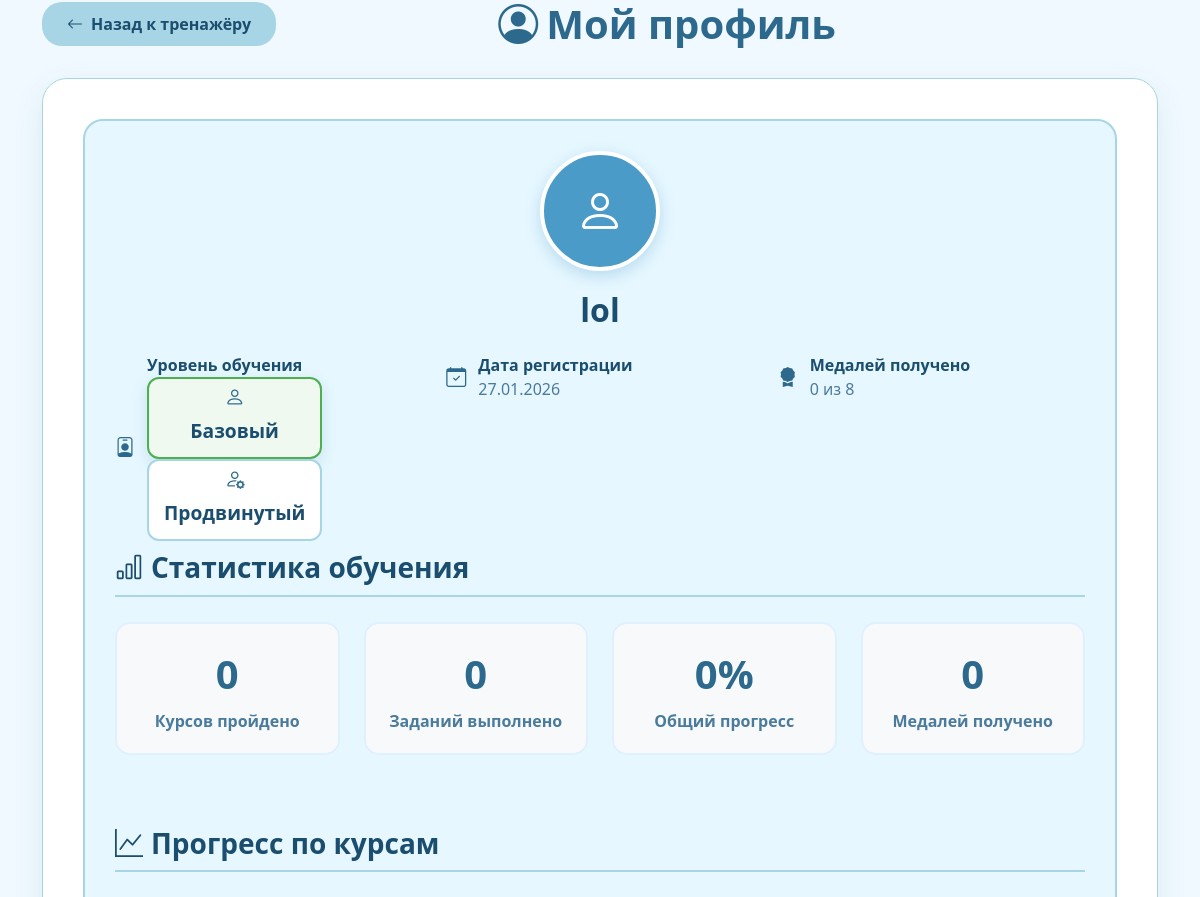
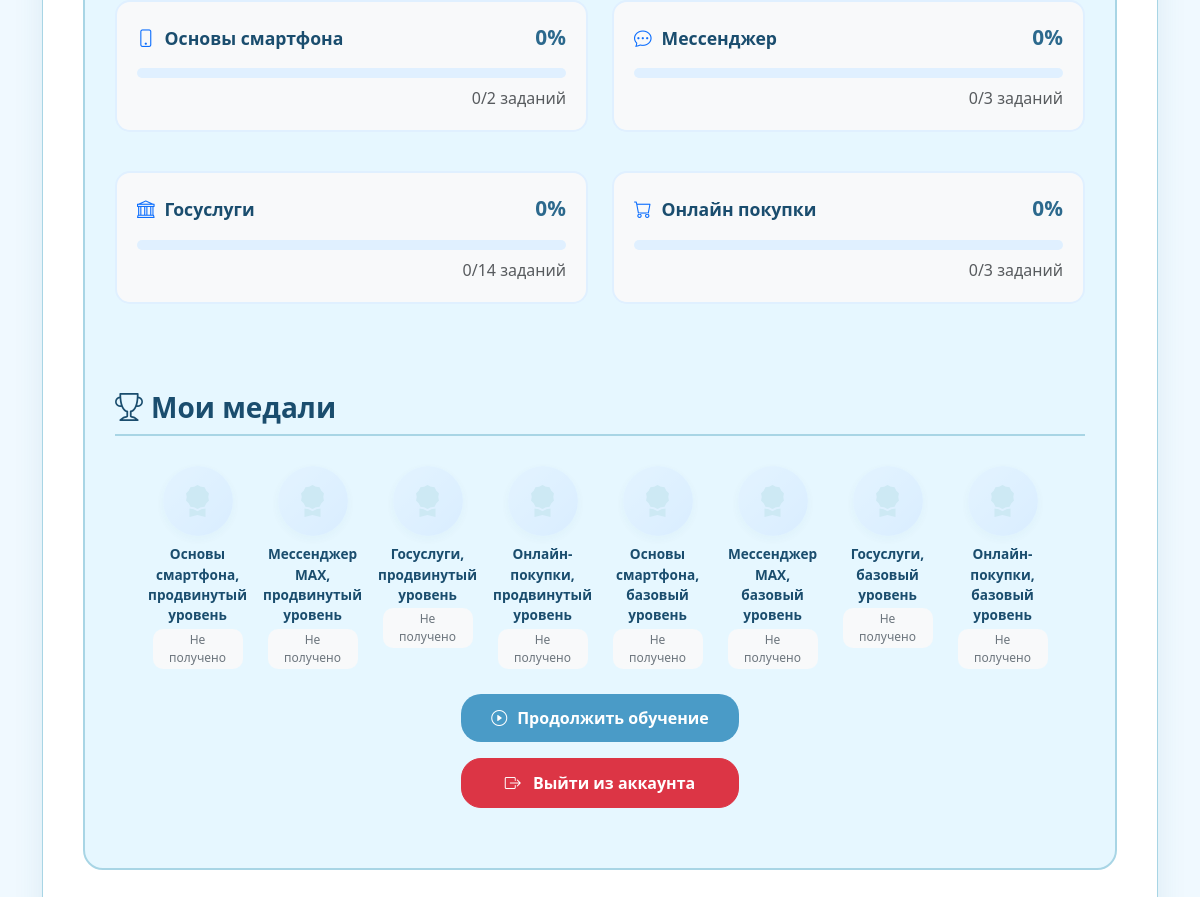
Before: /account (signed in) with the older database file (2 pictures, top to bottom).
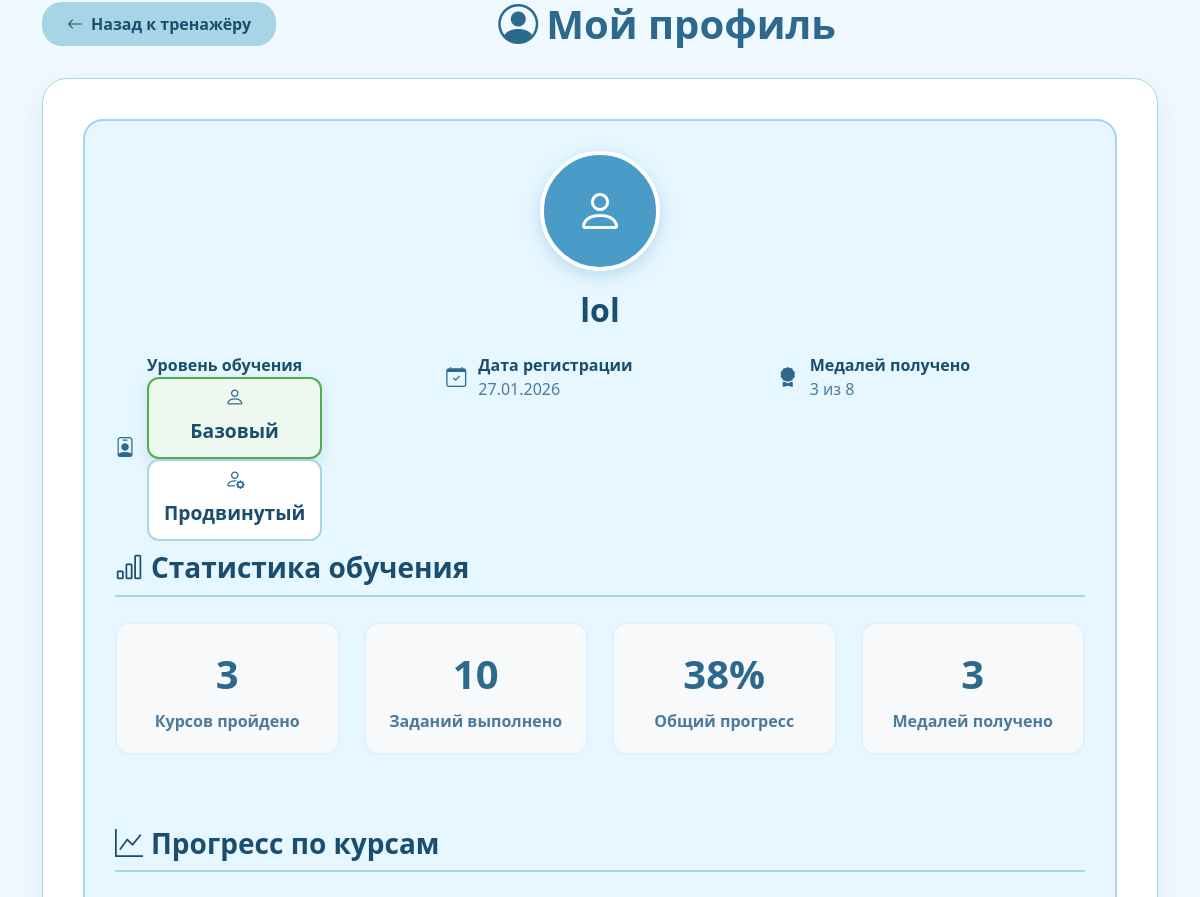
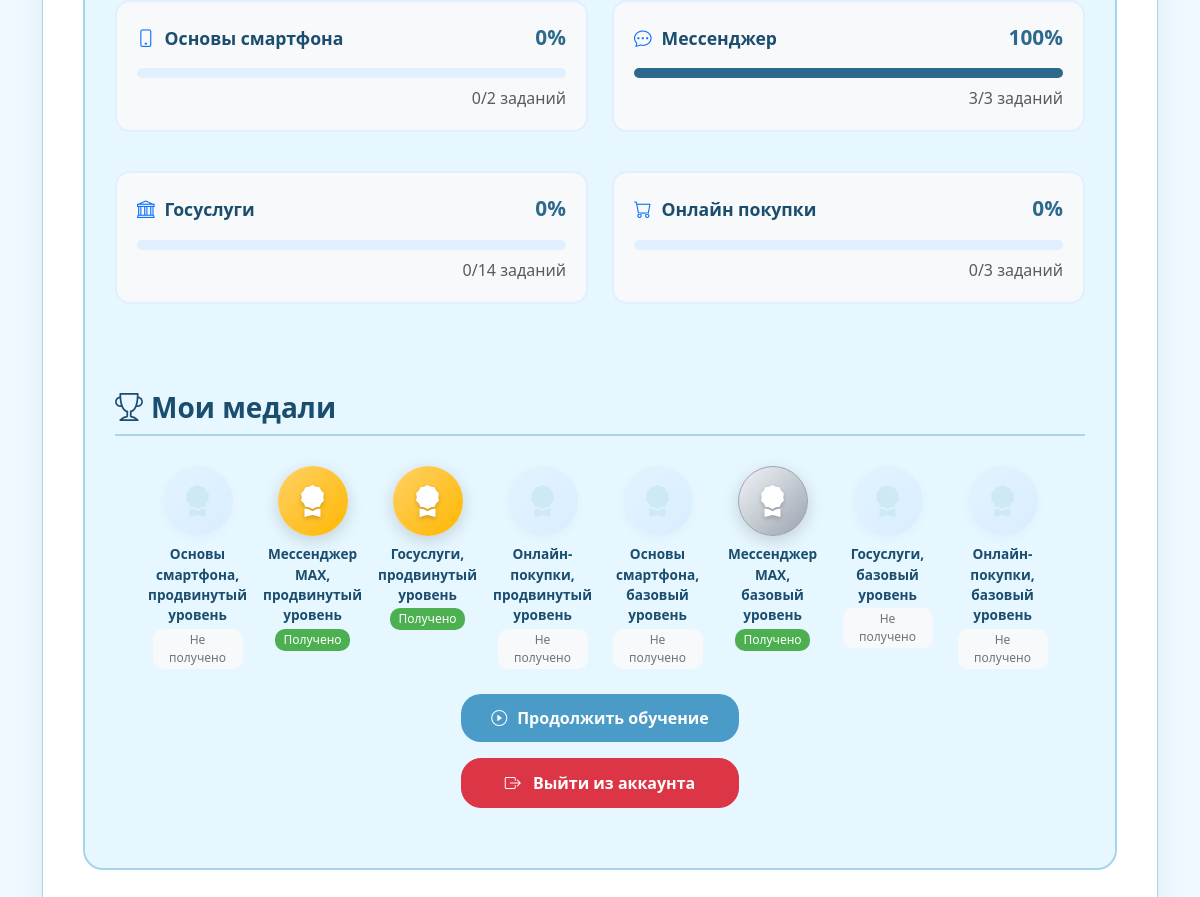
After: the same page with the newer database file (2 pictures, top to bottom).
### data/users.py (models this page shows, shortened)
class User(SqlAlchemyBase, UserMixin):
    __tablename__ = 'users'
    id = sqlalchemy.Column(sqlalchemy.Integer,
                           primary_key=True, autoincrement=True)
    name = sqlalchemy.Column(sqlalchemy.String, unique=True, nullable=False)
    level = sqlalchemy.Column(sqlalchemy.String, nullable=True)
    hashed_password = sqlalchemy.Column(sqlalchemy.String, nullable=True)
    created_date = sqlalchemy.Column(sqlalchemy.DateTime,
                                     default=datetime.datetime.now)
    progress_basic = sqlalchemy.Column(sqlalchemy.String, nullable=True, default='0000')
    progress_advanced = sqlalchemy.Column(sqlalchemy.String, nullable=True, default='0000')

### main.py (the view)
@app.route('/account')
@login_required
def account():
    name = current_user.name
    level = current_user.level
    created_date = current_user.created_date
    formatted_date = created_date.strftime('%d.%m.%Y')
    medals = current_user.progress_basic.count('1') + current_user.progress_advanced.count('1')
    basic = current_user.progress_basic
    advanced = current_user.progress_advanced
    if level == 'basic':
        first = int(current_user.progress_basic[0])
        second = int(current_user.progress_basic[1])
        third = int(current_user.progress_basic[2])
        fourth = int(current_user.progress_basic[3])
        levelrus = "Базовый"
    else:
        first = int(current_user.progress_advanced[0])
        second = int(current_user.progress_advanced[1])
        third = int(current_user.progress_advanced[2])
        fourth = int(current_user.progress_advanced[3])
        levelrus = "Продвинутый"
    progress = str(round((basic.count('1') + advanced.count('1')) * 12.5)) + '%'
    tasks = int(basic[0]) * 2 + int(basic[1]) * 3 + int(basic[2]) * 2 + int(basic[3]) * 4 + int(advanced[0]) * 4 + int(advanced[1]) * 4 + int(advanced[2]) * 3 + int(advanced[3]) * 7
    return render_template('account.html',
                           name=name, level=level, levelrus=levelrus, first=first, second=second, third=third,
                           fourth=fourth,
                           created_date=formatted_date, progress=progress, medals=medals, basic=basic,
                           advanced=advanced, tasks=tasks)

### data/db_session.py (called while the page is built)
def create_session() -> Session:
    global __factory
    return __factory()

### main.py (called while the page is built)
@login_manager.user_loader
def load_user(user_id):
    db_sess = db_session.create_session()
    try:
        return db_sess.query(User).get(int(user_id))
    finally:
        db_sess.close()

### templates/account.html (shortened to what the changed rows need)
<!DOCTYPE html>
<html lang="ru">
<head>
    <link href="https://cdn.jsdelivr.net/npm/bootstrap@5.3.0/dist/css/bootstrap.min.css" rel="stylesheet">
    <link rel="stylesheet" href="https://cdn.jsdelivr.net/npm/bootstrap-icons@1.11.1/font/bootstrap-icons.css">
</head>
<body>
<div class="container">
    <div class="d-flex justify-content-between align-items-center mb-4">
        <h1 class="text-center mb-0" style="color: #2c698d; font-weight: 700;">
            <i class="bi bi-person-circle me-2"></i>Мой профиль
        </h1>
    </div>
    <div class="account-container">
        <div class="profile-card">
            <div class="avatar-large">
                <i class="bi bi-person"></i>
            </div>
            <h2 class="user-name">{{ name }}</h2>
            <div class="row mt-4">
                <div class="col-md-4">
                </div>
                <div class="col-md-4">
                </div>
                <div class="col-md-4">
                    <div class="user-detail">
                        <div>
                            <div class="fw-bold" style="color: #1a4d6e;">Медалей получено</div>
                            <div>{{ basic.count("1") + advanced.count("1") }} из 8</div>
                        </div>
                    </div>
                </div>
            </div>
            <h3 class="section-title">
                <i class="bi bi-bar-chart me-2"></i>Статистика обучения
            </h3>
            <div class="row mb-5">
                <div class="col-md-3 col-sm-6 mb-4">
                    <div class="stat-card">
                        <div class="stat-number">{{ basic.count("1") + advanced.count("1") }}</div>
                        <div class="stat-label">Курсов пройдено</div>
                    </div>
                </div>
                <div class="col-md-3 col-sm-6 mb-4">
                    <div class="stat-card">
                        <div class="stat-number">{{ tasks }}</div>
                        <div class="stat-label">Заданий выполнено</div>
                    </div>
                </div>
                <div class="col-md-3 col-sm-6 mb-4">
                    <div class="stat-card">
                        <div class="stat-number">{{ progress }}</div>
                        <div class="stat-label">Общий прогресс</div>
                    </div>
                </div>
                <div class="col-md-3 col-sm-6 mb-4">
                    <div class="stat-card">
                        <div class="stat-number">{{ medals }}</div>
                        <div class="stat-label">Медалей получено</div>
                    </div>
                </div>
            </div>
            <h3 class="section-title">
                <i class="bi bi-graph-up me-2"></i>Прогресс по курсам
            </h3>
            <div class="row mb-5">
                <div class="col-lg-6 mb-4">
                </div>
                <div class="col-lg-6 mb-4">
                    <div class="progress-card">
                        <div class="course-header">
                            <div class="course-title">
                                <i class="bi bi-chat-dots text-primary" style="color: #2c698d;"></i>
                                Мессенджер
                            </div>
                            <div class="course-percent">{{ second * 100 }}%</div>
                        </div>
                        {% if second == 0 %}
                        <div class="progress">
                        </div>
                        {% else %}
                        <div class="progress-complete">
                        </div>
                        {% endif %}
                        {% if level == 'basic' %}
                        <div class="text-end text-muted">
                            {{ second * 3 }}/3 заданий
                        </div>
                        {% else %}
                        <div class="text-end text-muted">
                            {{ second * 4 }}/4 заданий
                        </div>
                        {% endif %}
                    </div>
                </div>
                <div class="col-lg-6 mb-4">
                </div>
                <div class="col-lg-6 mb-4">
                </div>
            </div>
            <h3 class="section-title">
                <i class="bi bi-trophy me-2"></i>Мои медали
            </h3>
            <div class="medals-container">
                <div class="medal-item">
                </div>
                <div class="medal-item">
                    {% if advanced[1] == '1' %}
                    <div class="medal-icon earned">
                        <i class="bi bi-award-fill"></i>
                    </div>
                    <div class="medal-name">Мессенджер МАХ, продвинутый уровень</div>
                    <span class="medal-status earned">Получено</span>
                    {% else %}
                    <div class="medal-icon not-earned">
                        <i class="bi bi-award-fill"></i>
                    </div>
                    <div class="medal-name">Мессенджер МАХ, продвинутый уровень</div>
                    <span class="medal-status not-earned">Не получено</span>
                    {% endif %}
                </div>
                <div class="medal-item">
                    {% if advanced[2] == '1' %}
                    <div class="medal-icon earned">
                        <i class="bi bi-award-fill"></i>
                    </div>
                    <div class="medal-name">Госуслуги, продвинутый уровень</div>
                    <span class="medal-status earned">Получено</span>
                    {% else %}
                    <div class="medal-icon not-earned">
                        <i class="bi bi-award-fill"></i>
                    </div>
                    <div class="medal-name">Госуслуги, продвинутый уровень</div>
                    <span class="medal-status not-earned">Не получено</span>
                    {% endif %}
                </div>
                <div class="medal-item">
                </div>
                <div class="medal-item">
                </div>
                <div class="medal-item">
                    {% if basic[1] == '1' %}
                    <div class="medal-icon silver">
                        <i class="bi bi-award-fill"></i>
                    </div>
                    <div class="medal-name">Мессенджер МАХ, базовый уровень</div>
                    <span class="medal-status earned">Получено</span>
                    {% else %}
                    <div class="medal-icon not-earned">
                        <i class="bi bi-award-fill"></i>
                    </div>
                    <div class="medal-name">Мессенджер МАХ, базовый уровень</div>
                    <span class="medal-status not-earned">Не получено</span>
                    {% endif %}
                </div>
                <div class="medal-item">
                </div>
                <div class="medal-item">
                </div>
                <div class="d-flex flex-column justify-content-center gap-3" style="max-width: 300px; margin: 0 auto;">
                </div>
            </div>
        </div>
</body>
</html>

Changed rows visible on the page:
changed User "lol": count "0" → "3"; progress_advanced "0000" → "0110" (drawn); progress_basic "0000" → "0100" (drawn)
Other visible differences:
{{ tasks }}: "0" → "10"
{{ progress }}: "0%" → "38%"
{{ medals }}: "0" → "3"
{{ second * 100 }}: "0" → "100"
{{ second * 3 }}: "0" → "3"
text no longer shown: "Не получено Не получено Не получено"
text now shown: "Получено Получено Получено"
